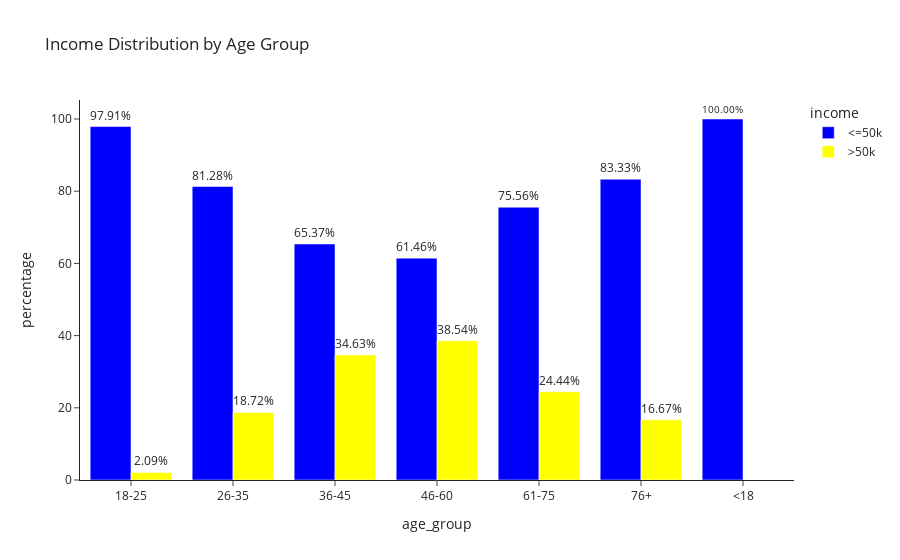

The notebook cell saved with this chart:
### Code cell
fig = px.bar(adult_df_income_age, 
             x='age_group',
             y='percentage',
             color='income',
             title='Income Distribution by Age Group',
             barmode='group',
             height=500,
             color_discrete_sequence=["blue", "yellow"],
             text='percentage'
)

fig.update_layout(template="simple_white")
fig.update_traces(texttemplate='%{text:.2f}%', textposition='outside') 
fig.show()

### Figure 1 — Plotly figure (JSON) as saved in the notebook; plotly's stock layout.template omitted (floating-point values rounded to 4 significant figures)
{"data": [{"alignmentgroup": "True", "hovertemplate": "income=<=50k<br>age_group=%{x}<br>percentage=%{text}<extra></extra>", "legendgroup": "<=50k", "marker": {"color": "blue", "pattern": {"shape": ""}}, "name": "<=50k", "offsetgroup": "<=50k", "orientation": "v", "showlegend": true, "text": [97.91, 81.28, 65.37, 61.46, 75.56, 83.33, 100], "textposition": "outside", "texttemplate": "%{text:.2f}%", "type": "bar", "x": ["18-25", "26-35", "36-45", "46-60", "61-75", "76+", "<18"], "xaxis": "x", "y": [97.91, 81.28, 65.37, 61.46, 75.56, 83.33, 100], "yaxis": "y"}, {"alignmentgroup": "True", "hovertemplate": "income=>50k<br>age_group=%{x}<br>percentage=%{text}<extra></extra>", "legendgroup": ">50k", "marker": {"color": "yellow", "pattern": {"shape": ""}}, "name": ">50k", "offsetgroup": ">50k", "orientation": "v", "showlegend": true, "text": [2.09, 18.72, 34.63, 38.54, 24.44, 16.67], "textposition": "outside", "texttemplate": "%{text:.2f}%", "type": "bar", "x": ["18-25", "26-35", "36-45", "46-60", "61-75", "76+"], "xaxis": "x", "y": [2.09, 18.72, 34.63, 38.54, 24.44, 16.67], "yaxis": "y"}], "layout": {"autosize": true, "barmode": "group", "legend": {"title": {"text": "income"}, "tracegroupgap": 0}, "title": {"text": "Income Distribution by Age Group"}, "xaxis": {"anchor": "y", "autorange": true, "domain": [0, 1], "range": [-0.5, 6.5], "title": {"text": "age_group"}, "type": "category"}, "yaxis": {"anchor": "x", "autorange": true, "domain": [0, 1], "range": [0, 105.3], "title": {"text": "percentage"}, "type": "linear"}}}
